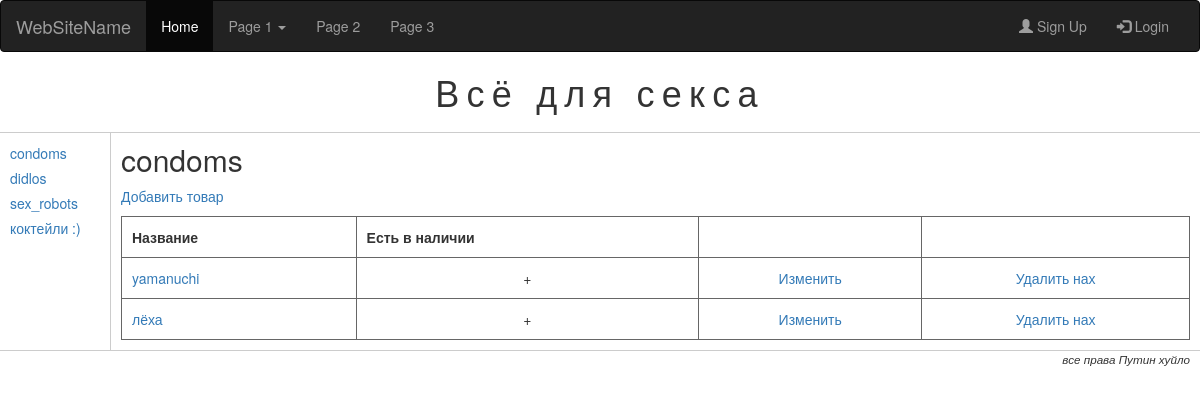
The page /goods/2/ on the database as committed earlier.
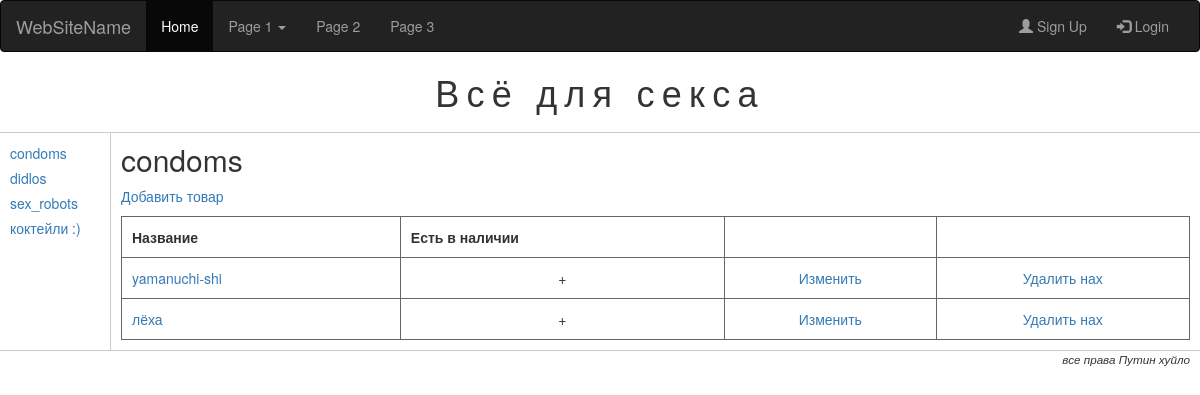
The same page on the database as committed later.
### startup/models.py (models this page shows, shortened)
class Good(models.Model):
    name =  models.CharField(max_length =50, unique = True)
    description =  models.TextField()
    in_stock = models.BooleanField(default =  True, db_index = True)
    category =  models.ForeignKey(Category, null= True, blank = True, on_delete = models.SET_NULL)
    """class  Meta:
        ordering = ["-price", "name"]
        unique_together = ("category", "name", "price")
        verbose_name = "товар"
        verbose_name_plural = "товары" """

### startup/twviews.py (the view)
# urls.py: url(r'^(?:(?P<cat_id>\d+)/)?$', GoodListView.as_view(), name="index"),
class GoodListView(ListView, CategoryListMixin):
    template_name = "index.html"
    paginate_by = 10
    cat = None
    def get(self, request, *args, **kwargs):
        if self.kwargs["cat_id"] == None:
            self.cat = Category.objects.first()
        else:
            self.cat = Category.objects.get(pk = self.kwargs["cat_id"])
        return super(GoodListView, self).get(self, *args, **kwargs)
    def get_context_data(self, **kwargs):
        context = super(GoodListView, self).get_context_data(**kwargs)
        context["category"] = self.cat
        return context
    def get_queryset(self):
        return Good.objects.filter(category = self.cat).order_by("name")

### startup/twviews.py (called while the page is built)
    def get_context_data(self, **kwargs):
        context = super(CategoryListMixin, self).get_context_data(**kwargs)
        context["cats"] =Category.objects.order_by("name")
        return context

### templates/index.html (shortened to what this page needs)
{% extends "base.html" %}
{% block main %}
      <h2> {{category.name}} </h2>
      <p><a href="{% url "good_add" cat_id=category.id %}?page={{ page_obj.number }}">Добавить товар</a></p>
        <table>
    	    <tr>
    	      <th> Название</th>
    	      <th> Есть в наличии</th>
            <th>&nbsp;</th>
            <th>&nbsp;</th>
    	    </tr>
    	    {% for good in object_list %}
    	      <tr>
    	        <td><a href="{%  url "good" good_id=good.id %}?page={{page_obj.number}}">{{good.name}}</a></td>
    	        <td class = "centered"> {% if good.in_stock %} + {% endif %}</td>
              <td class="centered"><a href="{% url "good_edit" good_id=good.id %}?page={{ page_obj.number }}">Изменить</a></td>
              <td class="centered"><a href="{% url "good_delete" good_id=good.id %}?page={{ page_obj.number }}">Удалить нах</a></td>
    	      </tr>
    	    {% endfor %}
        </table>
{% endblock %}

Rows that differ between the two databases and show on the page:
changed Good: name "yamanuchi" → "yamanuchi-shi"
